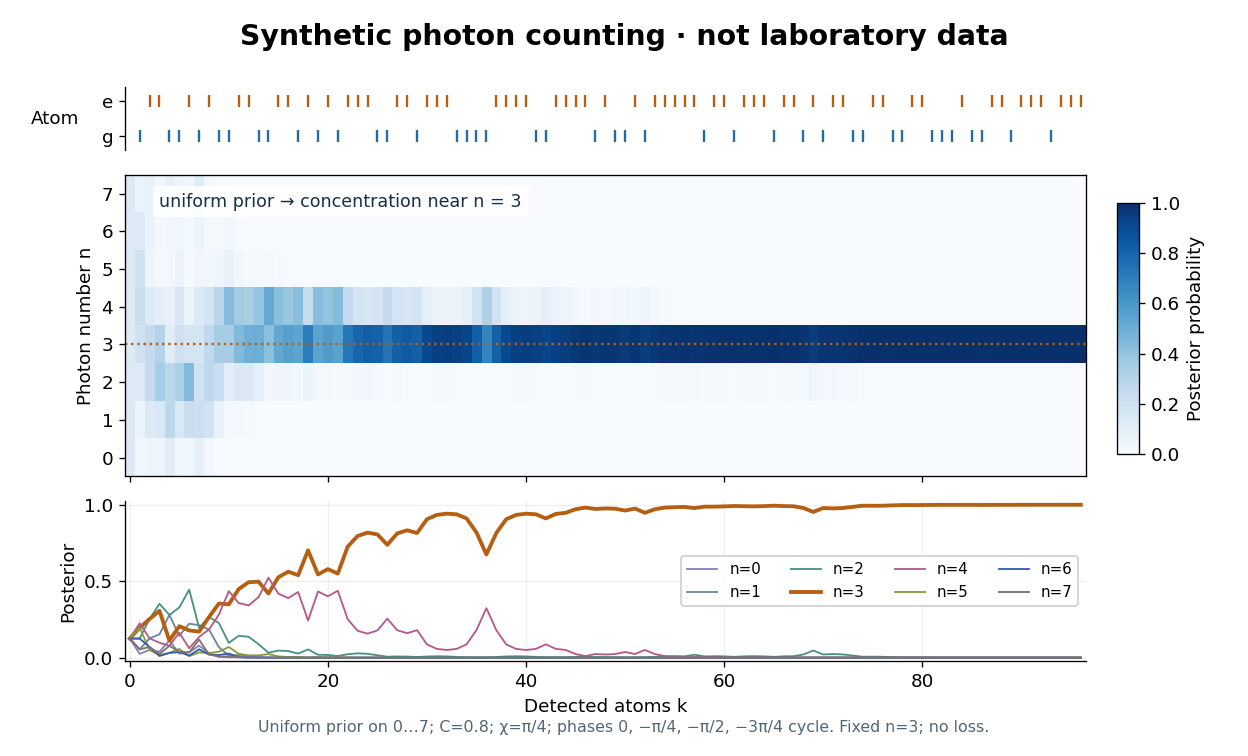

Reproduce this figure in Python.
"""Synthetic sequential Bayesian counting: deliberately not laboratory data.

Tested with Python 3.14, matplotlib 3.10.7, and numpy 2.3.5.
Run from _media; writes the matching PNG in the current directory.
No photon loss, a finite uniform prior, fixed hidden n, and independent meters.
"""

from pathlib import Path

import matplotlib.pyplot as plt
import numpy as np


def synthetic_record(count=96):
    numbers = np.arange(8)
    contrast, chi, fixed_n = .8, np.pi / 4, 3
    phases = np.resize(np.array([0., -np.pi / 4, -np.pi / 2, -3 * np.pi / 4]), count)
    rng = np.random.default_rng(73)
    outcomes = rng.random(count) < (1 + contrast * np.cos(phases + fixed_n * chi)) / 2
    history = [np.full(8, 1 / 8)]
    evidences = []
    for phase, outcome in zip(phases, outcomes):
        pe = (1 + contrast * np.cos(phase + numbers * chi)) / 2
        likelihood = pe if outcome else 1 - pe
        weighted = history[-1] * likelihood
        evidences.append(weighted.sum())
        history.append(weighted / weighted.sum())
    history = np.asarray(history)
    assert np.all(history >= 0)
    assert np.allclose(history.sum(axis=1), 1, atol=1e-14)
    return numbers, phases, outcomes, history, np.asarray(evidences)


def main():
    numbers, phases, outcomes, history, _ = synthetic_record()
    plt.rcParams.update({"font.size": 11, "font.family": "DejaVu Sans"})
    fig = plt.figure(figsize=(10.4, 6.3), dpi=120, facecolor="white")
    grid = fig.add_gridspec(3, 1, height_ratios=[.65, 3.1, 1.65], hspace=.14)
    record, heat, lines = [fig.add_subplot(grid[i]) for i in range(3)]
    fig.suptitle("Synthetic photon counting · not laboratory data", fontsize=17, weight="bold", y=.97)
    record.scatter(np.arange(1, len(outcomes) + 1), outcomes, c=np.where(outcomes, "#b55f12", "#246aa5"),
                   marker="|", s=50, linewidths=1.4)
    record.set(yticks=[0, 1], yticklabels=["g", "e"], ylim=(-.4, 1.4), xlim=(-.5, len(outcomes) + .5))
    record.set_ylabel("Atom", rotation=0, labelpad=28, va="center")
    record.tick_params(axis="x", bottom=False, labelbottom=False)
    record.spines[["top", "right", "bottom"]].set_visible(False)
    im = heat.imshow(history.T, origin="lower", aspect="auto", cmap="Blues", vmin=0, vmax=1,
                     extent=(-.5, len(outcomes) + .5, -.5, 7.5), interpolation="nearest")
    heat.axhline(3, color="#b55f12", ls=":", lw=1.4)
    heat.set(yticks=numbers, ylabel="Photon number n")
    heat.tick_params(axis="x", labelbottom=False)
    heat.text(3, 6.65, "uniform prior → concentration near n = 3", color="#183047",
              bbox={"facecolor": "white", "edgecolor": "none", "alpha": .9}, fontsize=10.5)
    colors = ["#8c80b5", "#6c8797", "#499183", "#b55f12", "#b55a87", "#879d3c", "#355cac", "#7d7373"]
    for n, color in zip(numbers, colors):
        lines.plot(history[:, n], color=color, lw=2.3 if n == 3 else 1.1, label=f"n={n}")
    lines.set(xlim=(-.5, len(outcomes) + .5), ylim=(-.025, 1.025), ylabel="Posterior", xlabel="Detected atoms k")
    lines.spines[["top", "right"]].set_visible(False)
    lines.set_yticks([0, .5, 1])
    lines.grid(alpha=.18)
    lines.legend(loc="center right", ncol=4, fontsize=9, framealpha=.95)
    fig.subplots_adjust(left=.10, right=.87, top=.885, bottom=.125)
    color_ax = fig.add_axes([.895, .399, .018, .333])
    fig.colorbar(im, cax=color_ax, label="Posterior probability")
    fig.text(.5, .032, r"Uniform prior on 0…7; C=0.8; χ=π/4; phases 0, −π/4, −π/2, −3π/4 cycle. Fixed n=3; no loss.",
             ha="center", fontsize=9.5, color="#536574")
    fig.savefig(Path(__file__).stem + ".png", facecolor="white")
    plt.close(fig)


if __name__ == "__main__":
    main()
